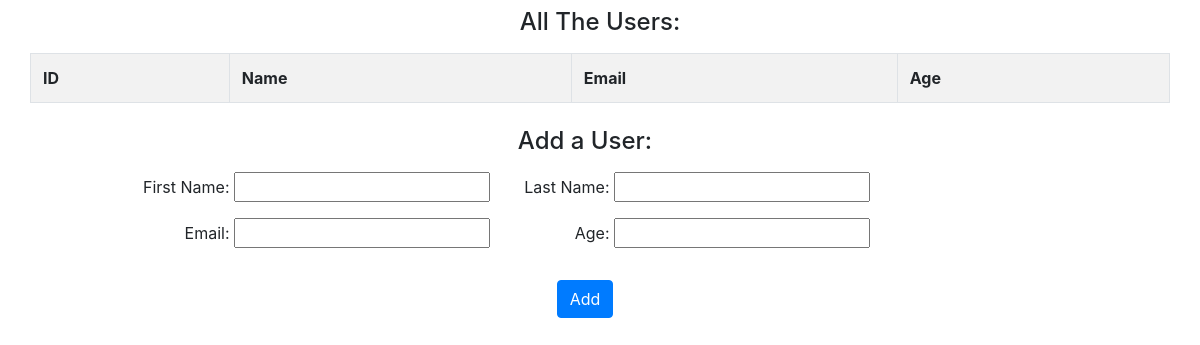
Before: / with the older database file.
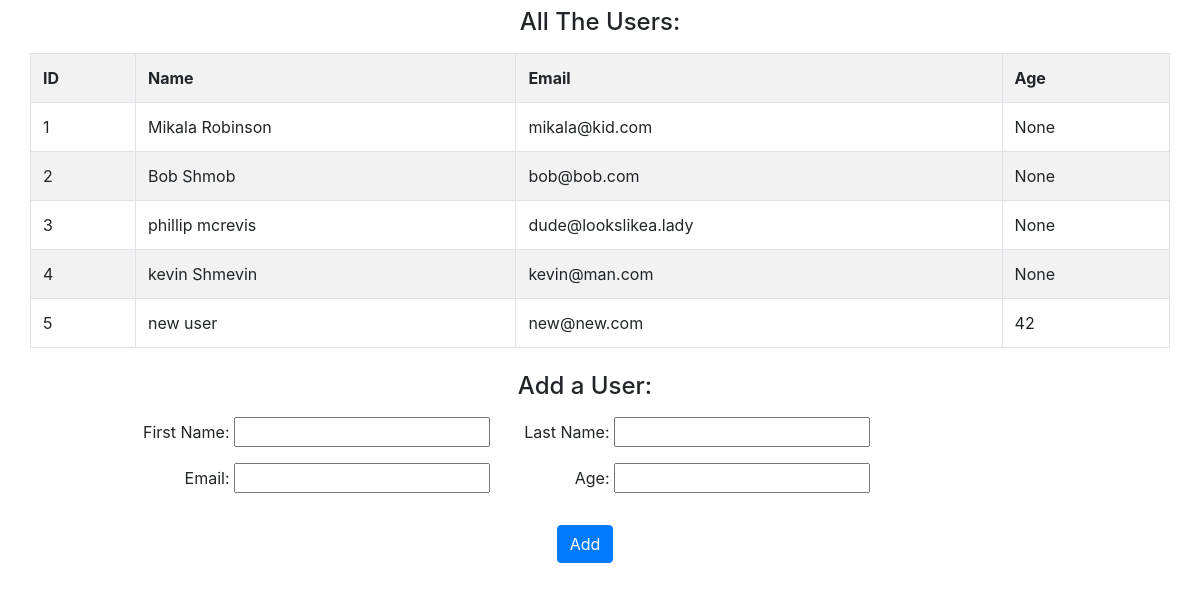
After: the same page with the newer database file.
### app.py (models this page shows)
class User(db.Model):
    id = db.Column(db.Integer, primary_key=True)
    first_name = db.Column(db.String(45))
    last_name = db.Column(db.String(45))
    email = db.Column(db.String(45))
    age = db.Column(db.String(4))
    created_at = db.Column(db.DateTime, server_default=func.now())    # notice the extra import statement above
    updated_at = db.Column(db.DateTime, server_default=func.now(), onupdate=func.now())

### app.py (the view)
@app.route('/')
def index():
    users = User.query.all()
    print ('*'*80)
    print ('all user data:')
    for user in users:
        print (user.first_name,user.last_name,user.email)
    return render_template("index.html", users=users)

### templates/index.html (shortened to what this page needs)
<!DOCTYPE html>
<html lang="en">
<head>
    <link rel="stylesheet" href="https://stackpath.bootstrapcdn.com/bootstrap/4.3.1/css/bootstrap.min.css">
</head>
<body>
    <div class='container'>
        <div class='row'>
            <h4 class='text-center w-100 p-2'>All The Users:</h4>
            <table class="table table-striped table-bordered">
                <tr>
                    <th>ID</th>
                    <th>Name</th>
                    <th> Email</th>
                    <th>Age</th>
                </tr>
                {% for user in users%}
                <tr>
                    <td>{{user.id}}</td>
                    <td>{{user.first_name}} {{user.last_name}}</td>
                    <td>{{user.email}}</td>
                    <td>{{user.age}}</td>
                </tr>
                {% endfor %}
            </table>
        </div>
        <div class='row col justify-content-center'>
            <h4 class='p-2'>Add a User:</h4>
        </div>
        <form class="row align-items-end form-group" action="/users/create" method="POST">
            <div class='col-5 text-right'>
                <p>First Name: <input type='text' name='first_name'></p>
                <p>Email: <input type='text' name='email'></p>
            </div>
            <div class='col-4 text-right'>
                <p>Last Name: <input type='text' name='last_name'></p>
                <p>Age: <input type='text' name='age'></p>
            </div>
            <div class='row w-100 justify-content-center'>
                <input class="m-3 btn btn-primary" type='submit' value='Add'>
            </div>
        </form>
    </div>
</body>
</html>

Changed rows visible on the page:
added User: id "1", first_name "Mikala", last_name "Robinson", email "mikala@kid.com", age "None"
added User: id "2", first_name "Bob", last_name "Shmob", email "bob@bob.com", age "None"
added User: id "3", first_name "phillip", last_name "mcrevis", email "dude@lookslikea.lady", age "None"
added User: id "4", first_name "kevin", last_name "Shmevin", email "kevin@man.com", age "None"
added User: id "5", first_name "new", last_name "user", email "new@new.com", age "42"
